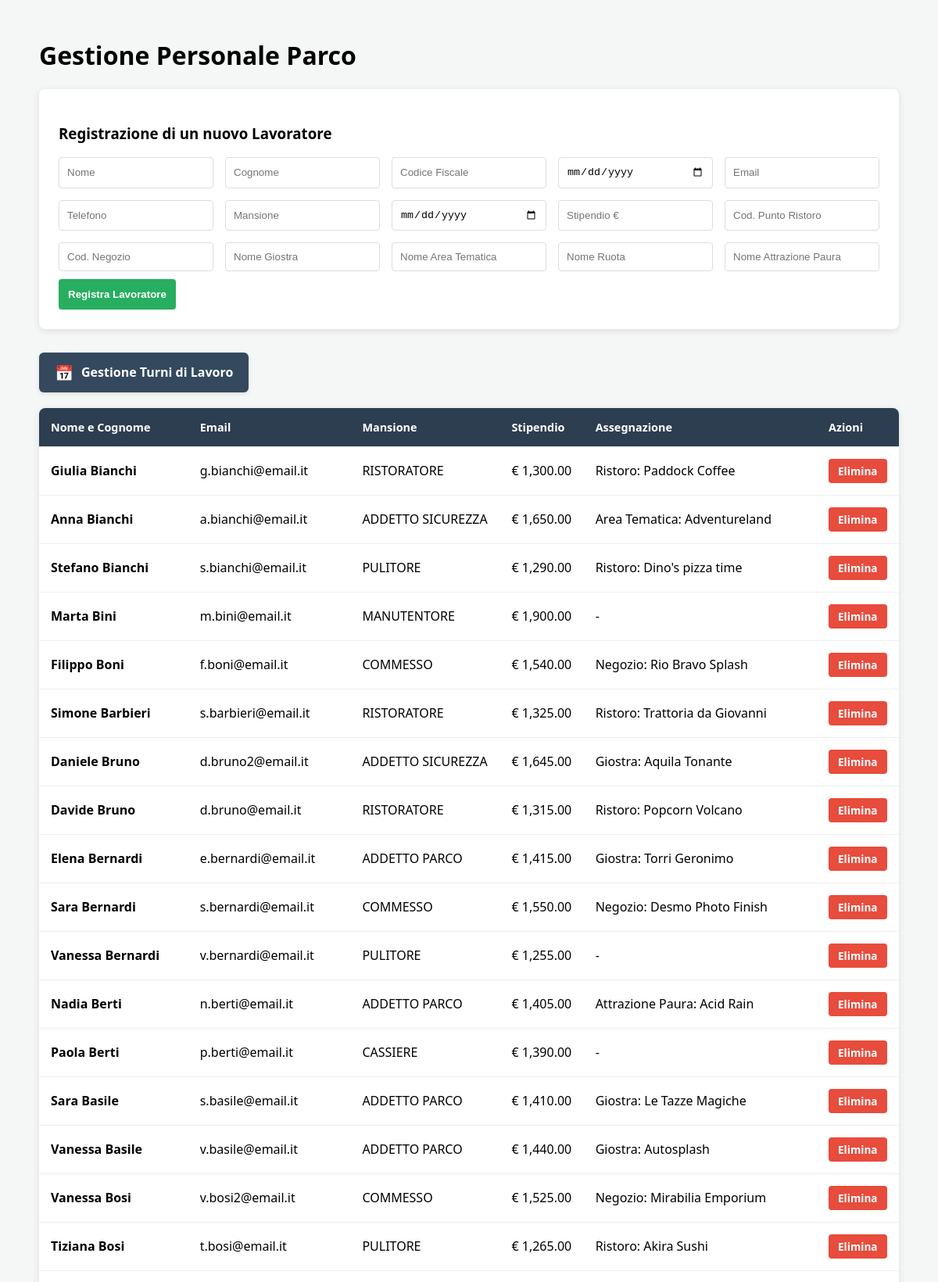
Page /sezione_lavoratori_admin.php (upper part) on the committed database.
### tables this page shows
create table LAVORATORE (
     nome varchar(20) not null,
     cognome varchar(20) not null,
     dataNascita char(10) not null,
     CF varchar(20) not null,
     numeroTelefono bigint not null,
     e_mail varchar(30) not null,
     mansione varchar(20) not null,
     dataInizioContratto char(10) not null,
     stipendio decimal(10,2) not null,
     codiceAttivita_puntoRistoro int,
     codiceAttivita_negozio int,
     nomeRuota varchar(50),
     nomeGiostra varchar(50),
     nomeAreaTematica varchar(20),
     nomeAttrazionePaura varchar(30),
     constraint ID_LAVORATORE_ID primary key (CF));

create table ATTIVITA_COMMERCIALE (
     codiceAttivita int not null,
     nomeAttivita varchar(35) not null,
     orarioApertura varchar(10) not null,
     orarioChiusura varchar(10) not null,
     disponibilita char not null,
     numeroDipendenti int not null,
     tipologiaAttivita varchar(15) not null,
     constraint ID_ATTIVITA_COMMERCIALE_ID primary key (codiceAttivita));

### db/database.php (called while the page is built, shortened)
<?php
class DatabaseHelper {
    private $db;
    public function __construct($servername, $username, $password, $dbname, $port){
        $this->db = new mysqli($servername, $username, $password, $dbname, $port);
    }
    public function getNomeAttivita($codiceAttivita) {
        $stmt = $this->db->prepare("SELECT nomeAttivita FROM ATTIVITA_COMMERCIALE WHERE codiceAttivita = ?");
        $stmt->bind_param("s", $codiceAttivita);
        $stmt->execute();
        $res = $stmt->get_result()->fetch_assoc();
        return $res['nomeAttivita'] ?? $codiceAttivita;
    }
    public function getLavoratori() {
        $query = "SELECT * FROM LAVORATORE";
        $result = $this->db->query($query);
        return $result->fetch_all(MYSQLI_ASSOC);
    }
}
?>

### config/config.php (called while the page is built, shortened)
<?php
require_once("db/database.php");
$dbh = new DatabaseHelper("127.0.0.1", "root", "", "schema_relazionale_aggiornato", 3306);
?>

### sezione_lavoratori_admin.php (the view, shortened to what this page needs)
<?php
require 'config/config.php';
$lavoratori = $dbh->getLavoratori();
?>
<!DOCTYPE html>
<html lang="it">
<head>
</head>
<body>
<div class="container">
    <h1>Gestione Personale Parco</h1>
    <div class="form-container">
        <h3>Registrazione di un nuovo Lavoratore</h3>
        <form method="POST">
            <div class="grid-inputs">
                <input type="text" name="nome" placeholder="Nome" required>
                <input type="text" name="cognome" placeholder="Cognome" required>
                <input type="text" name="CF" placeholder="Codice Fiscale">
                <input type="date" name="dataNascita" title="Data di Nascita">
                <input type="email" name="e_mail" placeholder="Email">
                <input type="text" name="numeroTelefono" placeholder="Telefono">
                <input type="text" name="mansione" placeholder="Mansione">
                <input type="date" name="dataInizioContratto" title="Inizio Contratto">
                <input type="number" step="0.01" name="stipendio" placeholder="Stipendio €">
                <input type="text" name="codiceAttivita_puntoRistoro" placeholder="Cod. Punto Ristoro">
                <input type="text" name="codiceAttivita_negozio" placeholder="Cod. Negozio">
                <input type="text" name="nomeGiostra" placeholder="Nome Giostra">
                <input type="text" name="nomeAreaTematica" placeholder="Nome Area Tematica">
                <input type="text" name="nomeRuota" placeholder="Nome Ruota">
                <input type="text" name="nomeAttrazionePaura" placeholder="Nome Attrazione Paura">
            </div>
            <button type="submit" class="btn-add">Registra Lavoratore</button>
        </form>
    </div>
    <div class="nav-actions">
        <a href="turni_di_lavoro_admin.php" class="btn-turni">
            <span class="icon">📅</span> Gestione Turni di Lavoro
        </a>
    </div>
    <div class="table-container">
        <table>
            <thead>
                <tr>
                    <th>Nome e Cognome</th>
                    <th>Email</th>
                    <th>Mansione</th>
                    <th>Stipendio</th>
                    <th>Assegnazione</th>
                    <th>Azioni</th>
                </tr>
            </thead>
            <tbody>
                <?php foreach ($lavoratori as $l): ?>
                <tr>
                    <td><strong><?php echo htmlspecialchars($l['nome'] . " " . $l['cognome']); ?></strong></td>
                    <td><?php echo htmlspecialchars($l['e_mail']); ?></td>
                    <td><?php echo htmlspecialchars($l['mansione']); ?></td>
                    <td>€ <?php echo number_format($l['stipendio'], 2); ?></td>
                    <td>
                        <?php
                            if (!empty($l['codiceAttivita_puntoRistoro'])) {
                                echo "Ristoro: " . htmlspecialchars($dbh->getNomeAttivita($l['codiceAttivita_puntoRistoro']));
                            } elseif (!empty($l['codiceAttivita_negozio'])) {
                                echo "Negozio: " . htmlspecialchars($dbh->getNomeAttivita($l['codiceAttivita_negozio']));
                            } elseif (!empty($l['nomeGiostra'])) {
                                echo "Giostra: " . htmlspecialchars($l['nomeGiostra']);
                            } elseif (!empty($l['nomeAreaTematica'])) {
                                echo "Area Tematica: " . htmlspecialchars($l['nomeAreaTematica']);
                            } elseif (!empty($l['nomeRuota'])) {
                                echo "Ruota: " . htmlspecialchars($l['nomeRuota']);
                            }  elseif (!empty($l['nomeAttrazionePaura'])) {
                                echo "Attrazione Paura: " . htmlspecialchars($l['nomeAttrazionePaura']);
                            }
                            else {
                                echo "-";
                            }
                        ?>
                    </td>
                    <td>
                        <a href="?elimina=<?php echo $l['CF']; ?>"
                        class="btn-delete"
                        onclick="return confirm('Sei sicuro di voler licenziare/eliminare questo lavoratore?')">
                        Elimina
                        </a>
                    </td>
                </tr>
                <?php endforeach; ?>
            </tbody>
        </table>
    </div>
</body>
</html>

### sezione_lavoratori_admin.php (style rules this page uses)
body { font-family: 'Segoe UI', sans-serif; background: #f4f7f6; padding: 20px; }
.container { max-width: 1100px; margin: 0 auto; }
.form-container { background: white; padding: 25px; border-radius: 8px; box-shadow: 0 2px 10px rgba(0,0,0,0.1); margin-bottom: 30px; }
.grid-inputs { display: grid; grid-template-columns: repeat(auto-fit, minmax(180px, 1fr)); gap: 15px; }
input { padding: 10px; border: 1px solid #ddd; border-radius: 4px; }
.btn-add { grid-column: 1 / -1; padding: 12px; background: #27ae60; color: white; border: none; border-radius: 4px; cursor: pointer; font-weight: bold; margin-top:10px; }
.nav-actions { margin: 20px 0; display: flex; justify-content: flex-start; }
.btn-turni { display: inline-flex; align-items: center; padding: 12px 20px; background-color: #34495e; color: white; text-decoration: none; border-radius: 6px; font-weight: bold; font-size: 1rem; transition: all 0.3s ease; box-shadow: 0 2px 5px rgba(0,0,0,0.1); }
.btn-turni .icon { margin-right: 10px; font-size: 1.2rem; }
.table-container { background: white; border-radius: 8px; overflow: hidden; box-shadow: 0 2px 10px rgba(0,0,0,0.1); }
table { width: 100%; border-collapse: collapse; }
th, td { padding: 15px; text-align: left; border-bottom: 1px solid #eee; }
th { background: #2c3e50; color: white; font-size: 0.9rem; }
.btn-delete { display: inline-block; padding: 6px 12px; background-color: #e74c3c; color: white; text-decoration: none; border-radius: 4px; font-size: 0.85rem; font-weight: bold; border: none; cursor: pointer; }

### rows in the picture
lavoratore: nome+cognome "Giulia Bianchi", e_mail "g.bianchi@email.it", mansione "RISTORATORE", stipendio "1,300.00", codiceAttivita_puntoRistoro.nomeAttivita "Paddock Coffee"
lavoratore: nome+cognome "Anna Bianchi", e_mail "a.bianchi@email.it", mansione "ADDETTO SICUREZZA", stipendio "1,650.00", nomeAreaTematica "Adventureland"
lavoratore: nome+cognome "Stefano Bianchi", e_mail "s.bianchi@email.it", mansione "PULITORE", stipendio "1,290.00", codiceAttivita_puntoRistoro.nomeAttivita "Dino's pizza time"
lavoratore: nome+cognome "Marta Bini", e_mail "m.bini@email.it", mansione "MANUTENTORE", stipendio "1,900.00"
lavoratore: nome+cognome "Filippo Boni", e_mail "f.boni@email.it", mansione "COMMESSO", stipendio "1,540.00", codiceAttivita_negozio.nomeAttivita "Rio Bravo Splash"
lavoratore: nome+cognome "Simone Barbieri", e_mail "s.barbieri@email.it", mansione "RISTORATORE", stipendio "1,325.00", codiceAttivita_puntoRistoro.nomeAttivita "Trattoria da Giovanni"
lavoratore: nome+cognome "Daniele Bruno", e_mail "d.bruno2@email.it", mansione "ADDETTO SICUREZZA", stipendio "1,645.00", nomeGiostra "Aquila Tonante"
lavoratore: nome+cognome "Davide Bruno", e_mail "d.bruno@email.it", mansione "RISTORATORE", stipendio "1,315.00", codiceAttivita_puntoRistoro.nomeAttivita "Popcorn Volcano"
lavoratore: nome+cognome "Elena Bernardi", e_mail "e.bernardi@email.it", mansione "ADDETTO PARCO", stipendio "1,415.00", nomeGiostra "Torri Geronimo"
lavoratore: nome+cognome "Sara Bernardi", e_mail "s.bernardi@email.it", mansione "COMMESSO", stipendio "1,550.00", codiceAttivita_negozio.nomeAttivita "Desmo Photo Finish"
lavoratore: nome+cognome "Vanessa Bernardi", e_mail "v.bernardi@email.it", mansione "PULITORE", stipendio "1,255.00"
lavoratore: nome+cognome "Nadia Berti", e_mail "n.berti@email.it", mansione "ADDETTO PARCO", stipendio "1,405.00", nomeAttrazionePaura "Acid Rain"
lavoratore: nome+cognome "Paola Berti", e_mail "p.berti@email.it", mansione "CASSIERE", stipendio "1,390.00"
lavoratore: nome+cognome "Sara Basile", e_mail "s.basile@email.it", mansione "ADDETTO PARCO", stipendio "1,410.00", nomeGiostra "Le Tazze Magiche"
lavoratore: nome+cognome "Vanessa Basile", e_mail "v.basile@email.it", mansione "ADDETTO PARCO", stipendio "1,440.00", nomeGiostra "Autosplash"
lavoratore: nome+cognome "Vanessa Bosi", e_mail "v.bosi2@email.it", mansione "COMMESSO", stipendio "1,525.00", codiceAttivita_negozio.nomeAttivita "Mirabilia Emporium"
lavoratore: nome+cognome "Tiziana Bosi", e_mail "t.bosi@email.it", mansione "PULITORE", stipendio "1,265.00", codiceAttivita_puntoRistoro.nomeAttivita "Akira Sushi"
